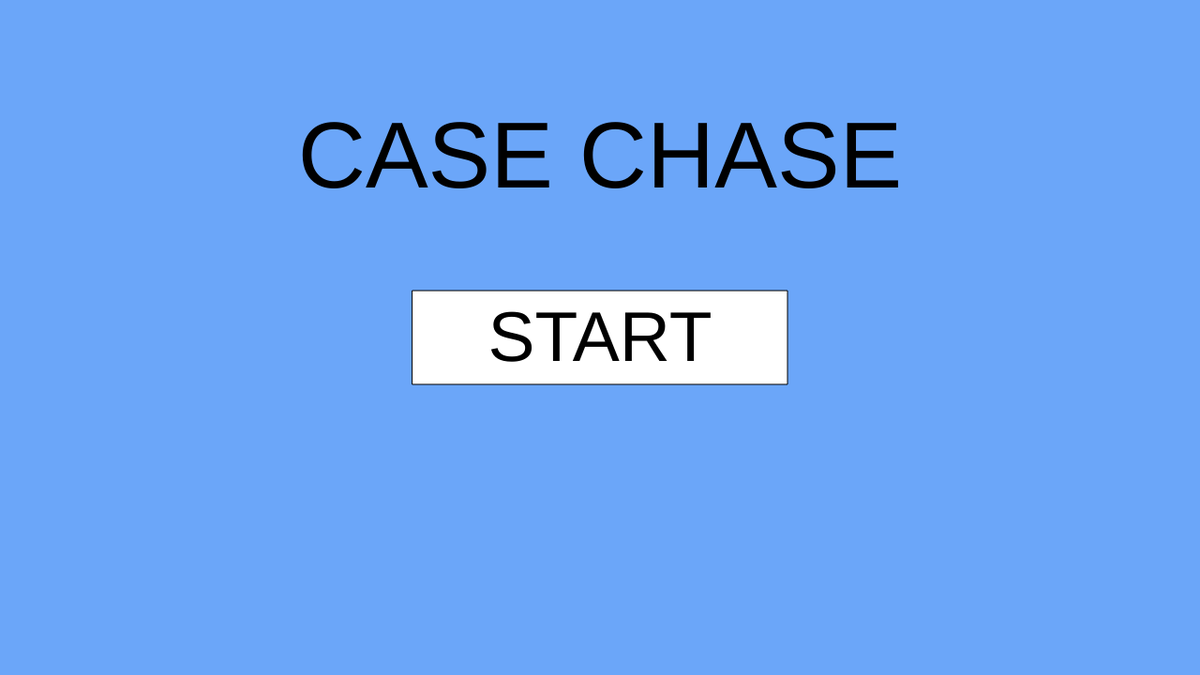
Frame 1 (no input)
Frame 60 (no input): identical to frame 1, image omitted
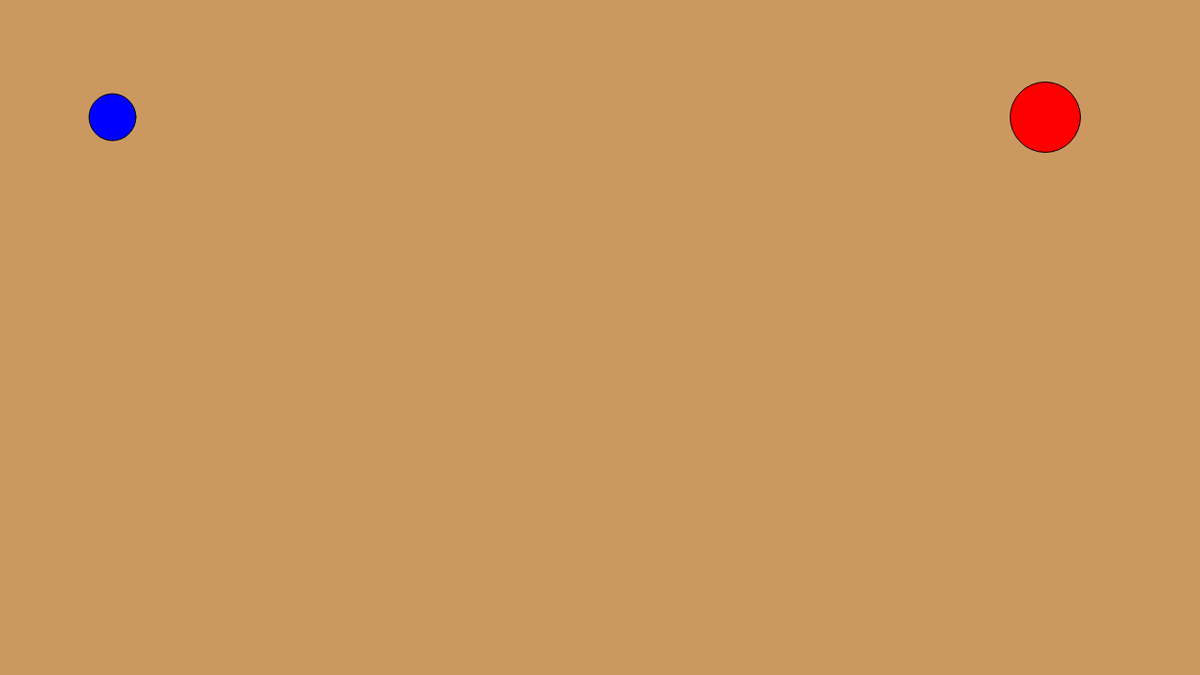
Frame 120 (the mouse pressed at the canvas centre since frame 60)

The p5.js sketch that drew these frames (run headless with seeded random() and noise() and a simulated clock; from frame 60 on, the mouse is pressed at the canvas centre):

// p5.js sketch
// ── sketch.js
/*
Midterm Project
Sketch Title: Case Chase by Justin Roldan
This project is gonna be a small interactive game where you have to avoid being caught for a certain amount of time. Use WASD to move the character.

References:
[Changing scenes P5 JS] https://www.youtube.com/watch?v=RlsRQS5qFSY (This demostarts how to add and change scene to scene)
[Beginner's Guide: Make things move with keyboard input in P5js] https://www.youtube.com/watch?v=MA_aFQV9vss (This demostrates how to properly control our character and using classes)
*/

let startButtonXposition = 1280/2;
let startButtonYposition = 720/2;
let startButtonXsize = 400;
let startButtonYsize = 100;
let player;
let chaser;
let playerX = 120;
let playerY = 125;
let chaserX = 1115;
let chaserY = 125;
//This varible is a map to our key presses. It is currently set as an empty Java object.
let pressedKeys = {};
let scene = 0;

function setup(){
	createCanvas(1280,720);
	player = new Player(playerX,playerY);
	chaser = new Chaser(chaserX,chaserY);
}

function draw(){
	//print('"Mouse Axis" X:',mouseX,'Y:',mouseY);
    if(scene === 0){
	    titleScene();
    }else if(scene === 1){
        gameScene();
    }else if(scene === 2){
		gameOver();
	}else if(scene === 3){
		gameWin();
	}
}

function titleScene(){
	// scene = 0
    background(107,166,249);
    rectMode(CENTER);
    rect(startButtonXposition,startButtonYposition,startButtonXsize,startButtonYsize);
    textAlign(CENTER);
    textSize(100);
    text('CASE CHASE',width/2,200);
    textSize(75);
    text('START',width/2,385);
	if(mouseX > 440 && mouseX < 840 && mouseY > 310 && mouseY < 410){
        //print('in');
	    rect(startButtonXposition,startButtonYposition,startButtonXsize + 25,startButtonYsize + 25)
	    textSize(100);
        text('START',width/2,395);
	}else{
	    //print('out');
	}
}

function mousePressed(){
	if(scene == 0 && mouseX > 440 && mouseX < 840 && mouseY > 310 && mouseY < 410){
		print('Game Start');
		gameScene();
	}
	// if(scene == 3 && mouseX > 440 && mouseX < 840 && mouseY > 310 && mouseY < 410){
	// 	print('Main Menu');
	// 	titleScene();
	// }
}

function gameScene(){
	print('Time:', millis()/1000)
	scene = 1;
    background(203,153,96);
	player.update();
	player.draw();
	chaser.update();
	chaser.draw();
	chaserX = chaserX + ((playerX - chaserX) * 5);
    chaserY = chaserY + ((playerY - chaserY) * 5);
	if(playerX > chaserX - (75/2) && playerX < chaserX + (75/2) && playerY > chaserY - (75/2) && playerY < chaserY + (75/2)){
		print('contact')
		scene = 2
	}

	if(millis()/1000 > 15){
		print('Time Up')
		scene = 3
	}
}

function keyPressed() {
	pressedKeys[key] = true;
}

function keyReleased() {
	delete pressedKeys[key];
}

//This is our player templete, meaning we can duplicate it with just typing the class name rather then copying and pasting it's code into another function.
class Player{
	constructor(x,y){
		this.x = x;
		this.y = y;
		this.speed = 7;
	}
	update(){
		//print('"Player Axis" X:',this.x,'Y:',this.y);
		let mvmt = createVector(0,0);
		if (pressedKeys.w){
			mvmt.y -= 1;
			//print('Up');
		}
		if (pressedKeys.s){
			mvmt.y += 1;
			//print('Down');
		}
		if (pressedKeys.a){
			mvmt.x -= 1;
			//print('Left');
		}
		if (pressedKeys.d){
			mvmt.x += 1;
			//print('Right');
		}
		//this sets the movement's magnitude to be capped to it's speed. This helps avoid us going over our top speed when going diagonally.
		mvmt.setMag(this.speed);
		this.x += mvmt.x;
		this.y += mvmt.y;
	}
	draw(){
		fill(0,0,255)
	    circle(this.x,this.y,50);
	}
}

class Chaser{
		constructor(x,y){
		this.x = x;
		this.y = y;
		this.speed = 5;
	}
	update(){
		print('"Chaser Axis" X:',this.x,'Y:',this.y);
		let mvmt = createVector(0,0)
		mvmt.setMag(this.speed);
		this.x += mvmt.x;
		this.y += mvmt.y;
	}
	draw(){
		fill(255,0,0);
	    circle(this.x,this.y,75);
	}
}

function gameOver(){
	scene = 2;
	background(0,0,0);
	text("You've been caught!",width/2,height/2);
}

function gameWin(){
	scene = 3;
	background(0,255,0);
    rectMode(CENTER);
	fill(255,255,255)
	rect(1280/2,720/2,400,100);
	fill(0,0,0)
    textAlign(CENTER);
    textSize(100);
    text('You Made It Out!',width/2,200);
    textSize(50);
    text('Main Menu',width/2,380);
	if(mouseX > 440 && mouseX < 840 && mouseY > 310 && mouseY < 410){
        //print('in');
		fill(255,255,255)
	    rect(1280/2,720/2,400 + 25,100 + 25)
		fill(0,0,0)
	    textSize(75);
		text('Main Menu',width/2,385);
	}else{
	    //print('out');
	}
}
